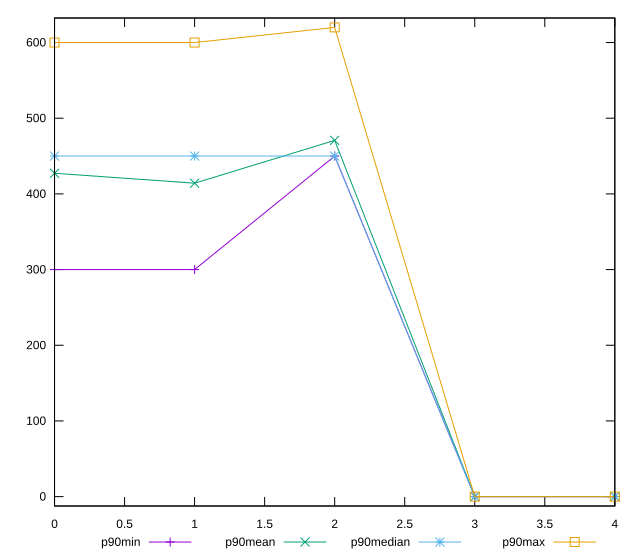

This chart was generated by the following gnuplot code:
reset

$p90Min <<EOF
0 300
1 300
2 450
3 0
4 0
EOF

$p90Mean <<EOF
0 427.2340425531915
1 414.1489361702128
2 470.74468085106383
3 0
4 0
EOF

$p90Median <<EOF
0 450
1 450
2 450
3 0
4 0
EOF

$p90Max <<EOF
0 600
1 600
2 620
3 0
4 0
EOF

set key outside below
set xrange [0:4]
set yrange [-12.4:632.4]
set trange [-12.4:632.4]
set terminal svg size 640, 560 enhanced background rgb 'white'
set output "report_00017_2021-02-10T15-08-03.406Z/uses-webp-images/progression/value.svg"

plot $p90Min title "p90min" with linespoints, \
     $p90Mean title "p90mean" with linespoints, \
     $p90Median title "p90median" with linespoints, \
     $p90Max title "p90max" with linespoints

reset
